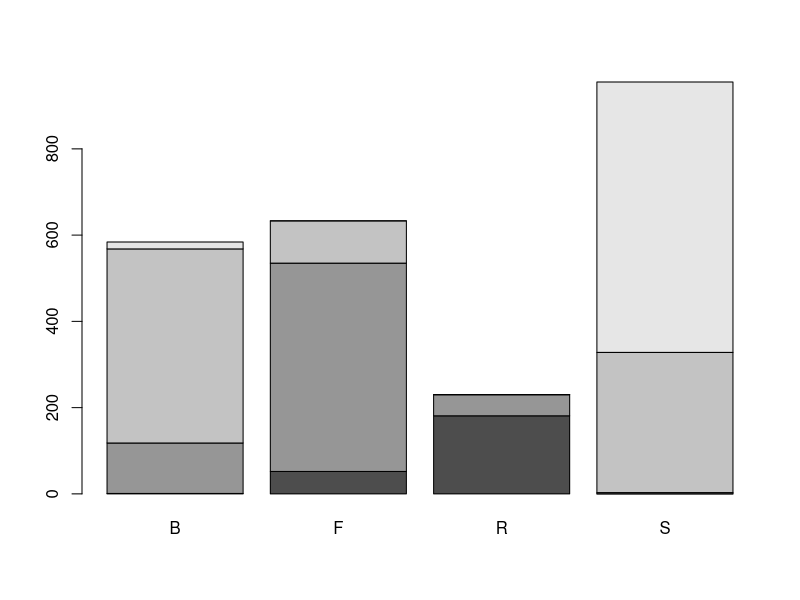

Generate this figure with R:
data <- read.csv('Child Safety Seat Survey (Win).csv', header = TRUE)

# 1.1 Contingency Table
crosstab <- table(data$AgeGroup, data$RestType)# Converting data to contingency table
crosstab_margin <- addmargins(crosstab)# Adding margins (sums) to contingency table

prop_table <- prop.table(crosstab)# Converting contingency table to proportion format
prop_table_margin <- addmargins(prop_table)# Adding margins (sums) to proportion contingency table

# 1.2 Data Types
# No calculations required

# 1.3 Side-by-Side Bar Chart
barplot(crosstab)


# 1.4 Pie and Stacked Bar Charts



# 1.5 Summary of Data
# No calculations required